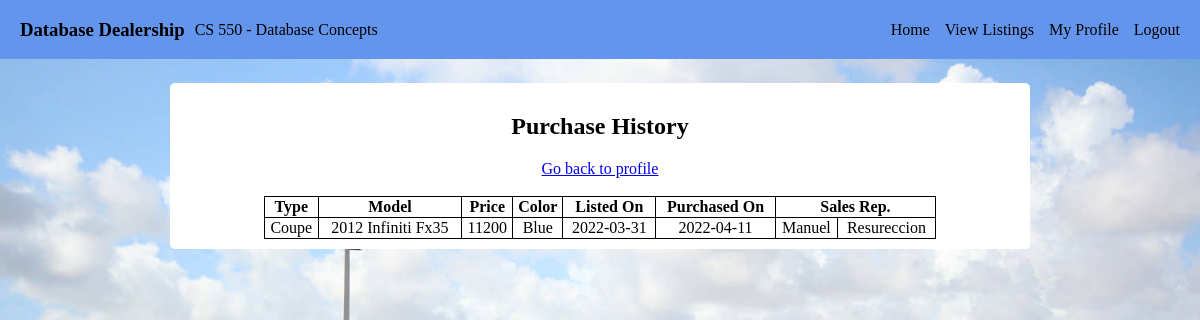
The app's page /purchase_history.php (signed in) with its own data.
### tables this page shows
CREATE TABLE SALES (
	SaleID		INT				NOT NULL AUTO_INCREMENT PRIMARY KEY,
	Date		DATE			NOT NULL,
	CustomerID	INT				NOT NULL,
	VehicleID	INT				NOT NULL,
	EmployeeID	INT				NOT NULL,
	CONSTRAINT	CUST_FK			FOREIGN KEY(CustomerID) REFERENCES CUSTOMER(CustomerID),
	CONSTRAINT	VEHICLE_FK		FOREIGN KEY(VehicleID)	REFERENCES VEHICLE(VehicleID),
	CONSTRAINT	EMPL_FK			FOREIGN KEY(EmployeeID) REFERENCES EMPLOYEE(EmployeeID)
);

CREATE TABLE VEHICLE (
	VehicleID		INT				NOT NULL AUTO_INCREMENT	PRIMARY KEY,
	VIN				VARCHAR(20)		NOT NULL,
	VehicleType		VARCHAR(30)		NOT NULL,
	VehicleModel	VARCHAR(50)		NOT NULL,
	Price			FLOAT			NOT NULL,
	Color			VARCHAR(10)		NOT NULL,
	IsSold			TINYINT			NOT NULL,
	ListingDate		DATE			NOT NULL,
	ImageName		Varchar(200)	NOT NULL,
	ListedBy		INT				NOT NULL,
	CONSTRAINT 		EMP_FK			FOREIGN KEY(ListedBy) REFERENCES EMPLOYEE(EmployeeID)
);

CREATE TABLE EMPLOYEE (
	EmployeeID		INT				NOT NULL AUTO_INCREMENT PRIMARY KEY,
	FirstName		VARCHAR(30)		NOT NULL,
	LastName		VARCHAR(30)		NOT NULL,
	EmailAddress	VARCHAR(100)	NULL,
	IsEmployeed		TINYINT			NOT NULL,
	Username		VARCHAR(25)		NOT NULL,
	Password		VARCHAR(300)	NOT NULL
);

### src/purchase_history.php (the view, shortened to what this page needs)
<?php
	$conn = new mysqli("database", "root", "password", "dealership");
	$username = $_SESSION['username'];
	$sql = "SELECT V.VehicleType, V.VehicleModel, V.Price, V.Color,
					V.ListingDate, S.Date, E.Firstname, E.Lastname
			FROM EMPLOYEE as E, SALES as S, VEHICLE as V, CUSTOMER AS C
			WHERE E.EmployeeID = S.EmployeeID AND V.VehicleID = S.VehicleID
			AND C.CustomerID = S.CustomerID AND C.Username = '$username'
			ORDER BY S.Date DESC";
	$result = $conn->query($sql)
		or die("purchase_history.php - Cannot get purchase history");
	$headers = array('Type', 'Model', 'Price', 'Color', 'Listed On',
					 'Purchased On', 'Sales Rep.');
?>
<!DOCTYPE HTML>
<html>
<head>
	<link rel="stylesheet" href="./styles.css" />
</head>
<body>
	<?php include("components/header.php"); ?>
	<div class="large-container">
		<div style='text-align: center'>
			<h2>Purchase History</h2>
			<a href='profile.php'>Go back to profile</a>
		</div>
		<br>
		<table style="margin: 0 auto; width: 80%">
			<tr>
				<?php
					foreach ($headers as $header) {
						echo strcmp($header, "Sales Rep.") === 0 ? "<th colspan='2'>"
																 : "<th>";
						echo $header."</th>";
					}
				?>
			</tr>
			<?php
				while ($row = $result->fetch_assoc()) {
					echo "<tr>";
					foreach ($row as $cell) {
						echo "<td style='text-align: center'>$cell</td>";
					}
					echo "</tr>";
				}
			?>
		</table>
	</div>
</body>
</html>

### src/styles.css (style rules this page uses)
body { margin: 0; background-image: url('./assets/background.jpeg'); background-position: center; background-repeat: no-repeat; background-attachment: fixed; background-size: cover; }
.large-container { background: white; color: black; text-align: center; border-radius: 5px; width: 70%; margin: 2% auto; padding: 10px; }
.no-dec { color: black; text-decoration-line: none; }

### src/purchase_history.php (style rules this page uses)
table, th, td { border: 1px solid black; border-collapse: collapse; }

### records on screen
sales: VehicleID.VehicleType "Coupe", VehicleID.VehicleModel "2012 Infiniti Fx35", VehicleID.Price "11200", VehicleID.Color "Blue", VehicleID.ListingDate "2022-03-31", Date "2022-04-11", EmployeeID.FirstName "Manuel", EmployeeID.LastName "Resureccion"

### other values on screen
$link "View Listings"
$link "My Profile"
$link "Logout"
$header "Type"
$header "Model"
$header "Price"
$header "Color"
$header "Listed On"
$header "Purchased On"
$header "Sales Rep."
